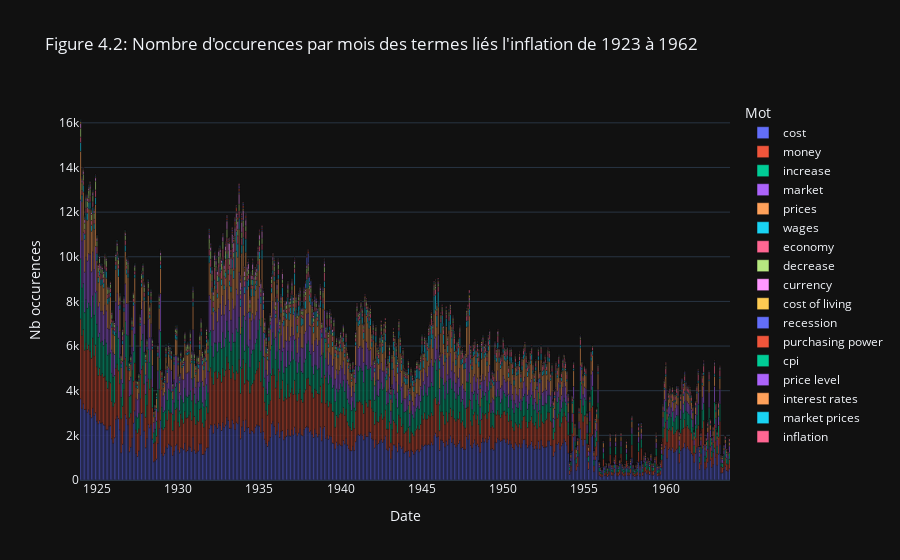

Here is the notebook cell this chart was saved with:
### Code cell
stacked_bar(
    freq_sub[freq_sub['year']>1923],
    'date',
    selected,
    "Figure 4.2: Nombre d'occurences par mois des termes liés l'inflation de 1923 à 1962",
    "Date",
    "Nb occurences",
    "Mot"
)

### Figure 1 — Plotly figure (JSON) as saved in the notebook; plotly's stock layout.template omitted (floating-point values rounded to 4 significant figures; data arrays with more than 128 entries replaced by an {"elided": "..."} marker saying what was removed)
{"data": [{"alignmentgroup": "True", "hovertemplate": "Mot=cost<br>Date=%{x}<br>Nb occurences=%{y}<extra></extra>", "legendgroup": "cost", "marker": {"color": "#636efa", "pattern": {"shape": ""}}, "name": "cost", "offsetgroup": "cost", "orientation": "v", "showlegend": true, "textposition": "auto", "type": "bar", "x": {"elided": "480 str values"}, "xaxis": "x", "y": {"elided": "480 int values"}, "yaxis": "y"}, {"alignmentgroup": "True", "hovertemplate": "Mot=money<br>Date=%{x}<br>Nb occurences=%{y}<extra></extra>", "legendgroup": "money", "marker": {"color": "#EF553B", "pattern": {"shape": ""}}, "name": "money", "offsetgroup": "money", "orientation": "v", "showlegend": true, "textposition": "auto", "type": "bar", "x": {"elided": "480 str values"}, "xaxis": "x", "y": {"elided": "480 int values"}, "yaxis": "y"}, {"alignmentgroup": "True", "hovertemplate": "Mot=increase<br>Date=%{x}<br>Nb occurences=%{y}<extra></extra>", "legendgroup": "increase", "marker": {"color": "#00cc96", "pattern": {"shape": ""}}, "name": "increase", "offsetgroup": "increase", "orientation": "v", "showlegend": true, "textposition": "auto", "type": "bar", "x": {"elided": "480 str values"}, "xaxis": "x", "y": {"elided": "480 int values"}, "yaxis": "y"}, {"alignmentgroup": "True", "hovertemplate": "Mot=market<br>Date=%{x}<br>Nb occurences=%{y}<extra></extra>", "legendgroup": "market", "marker": {"color": "#ab63fa", "pattern": {"shape": ""}}, "name": "market", "offsetgroup": "market", "orientation": "v", "showlegend": true, "textposition": "auto", "type": "bar", "x": {"elided": "480 str values"}, "xaxis": "x", "y": {"elided": "480 int values"}, "yaxis": "y"}, {"alignmentgroup": "True", "hovertemplate": "Mot=prices<br>Date=%{x}<br>Nb occurences=%{y}<extra></extra>", "legendgroup": "prices", "marker": {"color": "#FFA15A", "pattern": {"shape": ""}}, "name": "prices", "offsetgroup": "prices", "orientation": "v", "showlegend": true, "textposition": "auto", "type": "bar", "x": {"elided": "480 str values"}, "xaxis": "x", "y": {"elided": "480 int values"}, "yaxis": "y"}, {"alignmentgroup": "True", "hovertemplate": "Mot=wages<br>Date=%{x}<br>Nb occurences=%{y}<extra></extra>", "legendgroup": "wages", "marker": {"color": "#19d3f3", "pattern": {"shape": ""}}, "name": "wages", "offsetgroup": "wages", "orientation": "v", "showlegend": true, "textposition": "auto", "type": "bar", "x": {"elided": "480 str values"}, "xaxis": "x", "y": {"elided": "480 int values"}, "yaxis": "y"}, {"alignmentgroup": "True", "hovertemplate": "Mot=economy<br>Date=%{x}<br>Nb occurences=%{y}<extra></extra>", "legendgroup": "economy", "marker": {"color": "#FF6692", "pattern": {"shape": ""}}, "name": "economy", "offsetgroup": "economy", "orientation": "v", "showlegend": true, "textposition": "auto", "type": "bar", "x": {"elided": "480 str values"}, "xaxis": "x", "y": {"elided": "480 int values"}, "yaxis": "y"}, {"alignmentgroup": "True", "hovertemplate": "Mot=decrease<br>Date=%{x}<br>Nb occurences=%{y}<extra></extra>", "legendgroup": "decrease", "marker": {"color": "#B6E880", "pattern": {"shape": ""}}, "name": "decrease", "offsetgroup": "decrease", "orientation": "v", "showlegend": true, "textposition": "auto", "type": "bar", "x": {"elided": "480 str values"}, "xaxis": "x", "y": {"elided": "480 int values"}, "yaxis": "y"}, {"alignmentgroup": "True", "hovertemplate": "Mot=currency<br>Date=%{x}<br>Nb occurences=%{y}<extra></extra>", "legendgroup": "currency", "marker": {"color": "#FF97FF", "pattern": {"shape": ""}}, "name": "currency", "offsetgroup": "currency", "orientation": "v", "showlegend": true, "textposition": "auto", "type": "bar", "x": {"elided": "480 str values"}, "xaxis": "x", "y": {"elided": "480 int values"}, "yaxis": "y"}, {"alignmentgroup": "True", "hovertemplate": "Mot=cost of living<br>Date=%{x}<br>Nb occurences=%{y}<extra></extra>", "legendgroup": "cost of living", "marker": {"color": "#FECB52", "pattern": {"shape": ""}}, "name": "cost of living", "offsetgroup": "cost of living", "orientation": "v", "showlegend": true, "textposition": "auto", "type": "bar", "x": {"elided": "480 str values"}, "xaxis": "x", "y": {"elided": "480 int values"}, "yaxis": "y"}, {"alignmentgroup": "True", "hovertemplate": "Mot=recession<br>Date=%{x}<br>Nb occurences=%{y}<extra></extra>", "legendgroup": "recession", "marker": {"color": "#636efa", "pattern": {"shape": ""}}, "name": "recession", "offsetgroup": "recession", "orientation": "v", "showlegend": true, "textposition": "auto", "type": "bar", "x": {"elided": "480 str values"}, "xaxis": "x", "y": {"elided": "480 int values"}, "yaxis": "y"}, {"alignmentgroup": "True", "hovertemplate": "Mot=purchasing power<br>Date=%{x}<br>Nb occurences=%{y}<extra></extra>", "legendgroup": "purchasing power", "marker": {"color": "#EF553B", "pattern": {"shape": ""}}, "name": "purchasing power", "offsetgroup": "purchasing power", "orientation": "v", "showlegend": true, "textposition": "auto", "type": "bar", "x": {"elided": "480 str values"}, "xaxis": "x", "y": {"elided": "480 int values"}, "yaxis": "y"}, {"alignmentgroup": "True", "hovertemplate": "Mot=cpi<br>Date=%{x}<br>Nb occurences=%{y}<extra></extra>", "legendgroup": "cpi", "marker": {"color": "#00cc96", "pattern": {"shape": ""}}, "name": "cpi", "offsetgroup": "cpi", "orientation": "v", "showlegend": true, "textposition": "auto", "type": "bar", "x": {"elided": "480 str values"}, "xaxis": "x", "y": {"elided": "480 int values"}, "yaxis": "y"}, {"alignmentgroup": "True", "hovertemplate": "Mot=price level<br>Date=%{x}<br>Nb occurences=%{y}<extra></extra>", "legendgroup": "price level", "marker": {"color": "#ab63fa", "pattern": {"shape": ""}}, "name": "price level", "offsetgroup": "price level", "orientation": "v", "showlegend": true, "textposition": "auto", "type": "bar", "x": {"elided": "480 str values"}, "xaxis": "x", "y": {"elided": "480 int values"}, "yaxis": "y"}, {"alignmentgroup": "True", "hovertemplate": "Mot=interest rates<br>Date=%{x}<br>Nb occurences=%{y}<extra></extra>", "legendgroup": "interest rates", "marker": {"color": "#FFA15A", "pattern": {"shape": ""}}, "name": "interest rates", "offsetgroup": "interest rates", "orientation": "v", "showlegend": true, "textposition": "auto", "type": "bar", "x": {"elided": "480 str values"}, "xaxis": "x", "y": {"elided": "480 int values"}, "yaxis": "y"}, {"alignmentgroup": "True", "hovertemplate": "Mot=market prices<br>Date=%{x}<br>Nb occurences=%{y}<extra></extra>", "legendgroup": "market prices", "marker": {"color": "#19d3f3", "pattern": {"shape": ""}}, "name": "market prices", "offsetgroup": "market prices", "orientation": "v", "showlegend": true, "textposition": "auto", "type": "bar", "x": {"elided": "480 str values"}, "xaxis": "x", "y": {"elided": "480 int values"}, "yaxis": "y"}, {"alignmentgroup": "True", "hovertemplate": "Mot=inflation<br>Date=%{x}<br>Nb occurences=%{y}<extra></extra>", "legendgroup": "inflation", "marker": {"color": "#FF6692", "pattern": {"shape": ""}}, "name": "inflation", "offsetgroup": "inflation", "orientation": "v", "showlegend": true, "textposition": "auto", "type": "bar", "x": {"elided": "480 str values"}, "xaxis": "x", "y": {"elided": "480 int values"}, "yaxis": "y"}], "layout": {"barmode": "relative", "legend": {"title": {"text": "Mot"}, "tracegroupgap": 0}, "title": {"text": "Figure 4.2: Nombre d'occurences par mois des termes liés l'inflation de 1923 à 1962"}, "xaxis": {"anchor": "y", "domain": [0, 1], "title": {"text": "Date"}}, "yaxis": {"anchor": "x", "domain": [0, 1], "title": {"text": "Nb occurences"}}}}
